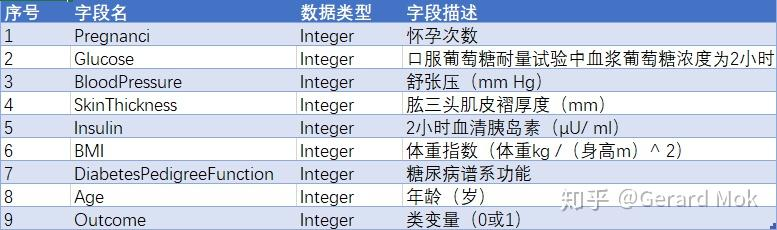
#> input picture class/皮馬印地安人糖尿病預測.jpg, 777 x 230 px, given in place of 3d_pokemon.png, which was not available
$ jupyter execute convolutions_opencv.ipynb   (shell and % lines are left out)   (text cells are left out)
#> lines starting #> are read from the running program, lines starting #| are printed output that depends on the picture; pictures that were not available may be replaced by others from this repository, and a replacement may not be noted
[cell 1]
%cd convolutions-opencv

[cell 2]
# import the necessary packages
from skimage.exposure import rescale_intensity
from matplotlib import pyplot as plt
import numpy as np
import argparse
import cv2

[cell 3]
def plt_imshow(title, image):
	# convert the image frame BGR to RGB color space and display it
	image = cv2.cvtColor(image, cv2.COLOR_BGR2RGB)
	plt.imshow(image)
	plt.title(title)
	plt.grid(False)
	plt.show()

[cell 4]
def convolve(image, kernel):
	# grab the spatial dimensions of the image, along with
	# the spatial dimensions of the kernel
	(iH, iW) = image.shape[:2]
	(kH, kW) = kernel.shape[:2]

	# allocate memory for the output image, taking care to
	# "pad" the borders of the input image so the spatial
	# size (i.e., width and height) are not reduced
	pad = (kW - 1) // 2
	image = cv2.copyMakeBorder(image, pad, pad, pad, pad,
		cv2.BORDER_REPLICATE)
	output = np.zeros((iH, iW), dtype="float32")

	# loop over the input image, "sliding" the kernel across
	# each (x, y)-coordinate from left-to-right and top to
	# bottom
	for y in np.arange(pad, iH + pad):
		for x in np.arange(pad, iW + pad):
			# extract the ROI of the image by extracting the
			# *center* region of the current (x, y)-coordinates
			# dimensions
			roi = image[y - pad:y + pad + 1, x - pad:x + pad + 1]

			# perform the actual convolution by taking the
			# element-wise multiplicate between the ROI and
			# the kernel, then summing the matrix
			k = (roi * kernel).sum()

			# store the convolved value in the output (x,y)-
			# coordinate of the output image
			output[y - pad, x - pad] = k

	# rescale the output image to be in the range [0, 255]
	output = rescale_intensity(output, in_range=(0, 255))
	output = (output * 255).astype("uint8")

	# return the output image
	return output

[cell 5]
# construct the argument parser and parse the arguments
# ap = argparse.ArgumentParser()
# ap.add_argument("-i", "--image", required=True,
# 	help="path to the input image")
# args = vars(ap.parse_args())

# since we are using Jupyter Notebooks we can replace our argument
# parsing code with *hard coded* arguments and values
args = {
	"image": "3d_pokemon.png"
}

[cell 6]
# construct average blurring kernels used to smooth an image
smallBlur = np.ones((7, 7), dtype="float") * (1.0 / (7 * 7))
largeBlur = np.ones((21, 21), dtype="float") * (1.0 / (21 * 21))

# construct a sharpening filter
sharpen = np.array((
	[0, -1, 0],
	[-1, 5, -1],
	[0, -1, 0]), dtype="int")

[cell 7]
# construct the Laplacian kernel used to detect edge-like
# regions of an image
laplacian = np.array((
	[0, 1, 0],
	[1, -4, 1],
	[0, 1, 0]), dtype="int")

# construct the Sobel x-axis kernel
sobelX = np.array((
	[-1, 0, 1],
	[-2, 0, 2],
	[-1, 0, 1]), dtype="int")

# construct the Sobel y-axis kernel
sobelY = np.array((
	[-1, -2, -1],
	[0, 0, 0],
	[1, 2, 1]), dtype="int")

[cell 8]
# construct the kernel bank, a list of kernels we're going
# to apply using both our custom `convole` function and
# OpenCV's `filter2D` function
kernelBank = (
	("small_blur", smallBlur),
	("large_blur", largeBlur),
	("sharpen", sharpen),
	("laplacian", laplacian),
	("sobel_x", sobelX),
	("sobel_y", sobelY)
)

[cell 9]
# load the input image and convert it to grayscale
image = cv2.imread(args["image"])
#> image is the input picture: shape (230, 777, 3); mean B, G, R 227, 211.1, 202.5
gray = cv2.cvtColor(image, cv2.COLOR_BGR2GRAY)
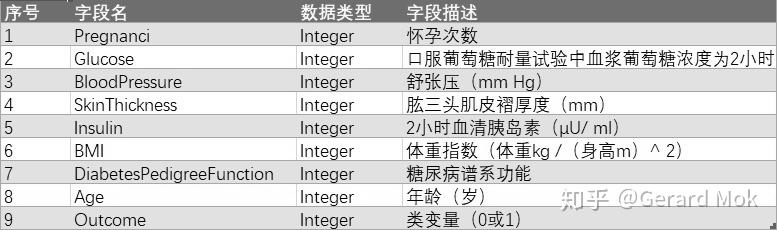
#> gray: shape (230, 777); min 0, max 255, mean 210.3

# loop over the kernels
for (kernelName, kernel) in kernelBank:
	# apply the kernel to the grayscale image using both
	# our custom `convole` function and OpenCV's `filter2D`
	# function
	print("[INFO] applying {} kernel".format(kernelName))
	convoleOutput = convolve(gray, kernel)
	opencvOutput = cv2.filter2D(gray, -1, kernel)

	# show the output images
	plt_imshow("original", gray)
	plt_imshow("{} - convole".format(kernelName), convoleOutput)
	plt_imshow("{} - opencv".format(kernelName), opencvOutput)
#> this loop made 6 passes
#> pass 1, in convolve, `image = cv2.copyMakeBorder(image, pad, pad, pad, pad, cv2.BORDER_REPLI..`:
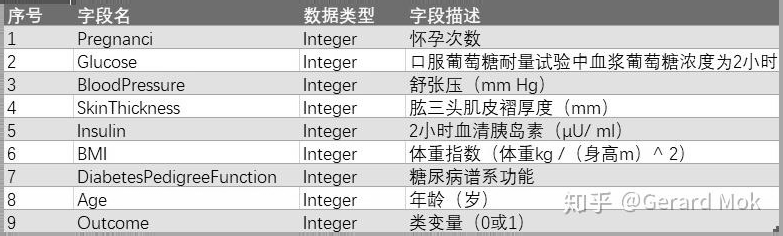
#> image: shape (236, 783); min 0, max 255, mean 208.2
#> pass 1, `convoleOutput = convolve(gray, kernel)`:
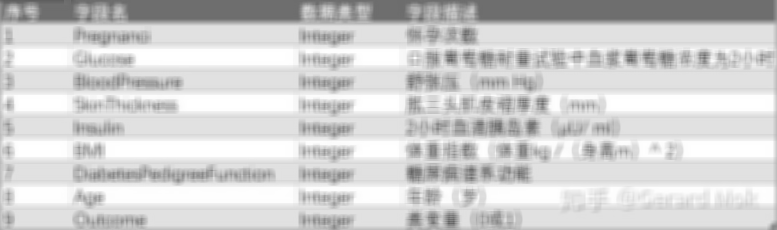
#> convoleOutput: shape (230, 777); min 94, max 255, mean 209.8
#> pass 2, in plt_imshow (call 5), `plt.show()`:
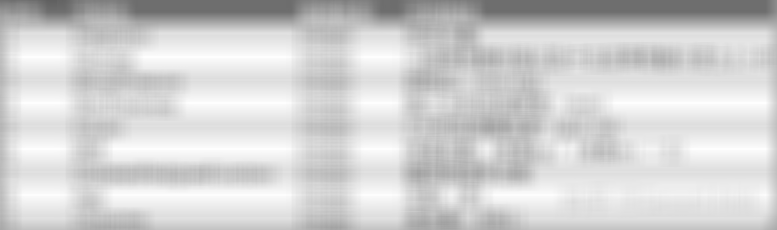
#> shown: shape (230, 777, 3); min 96, max 254, mean 209.1
